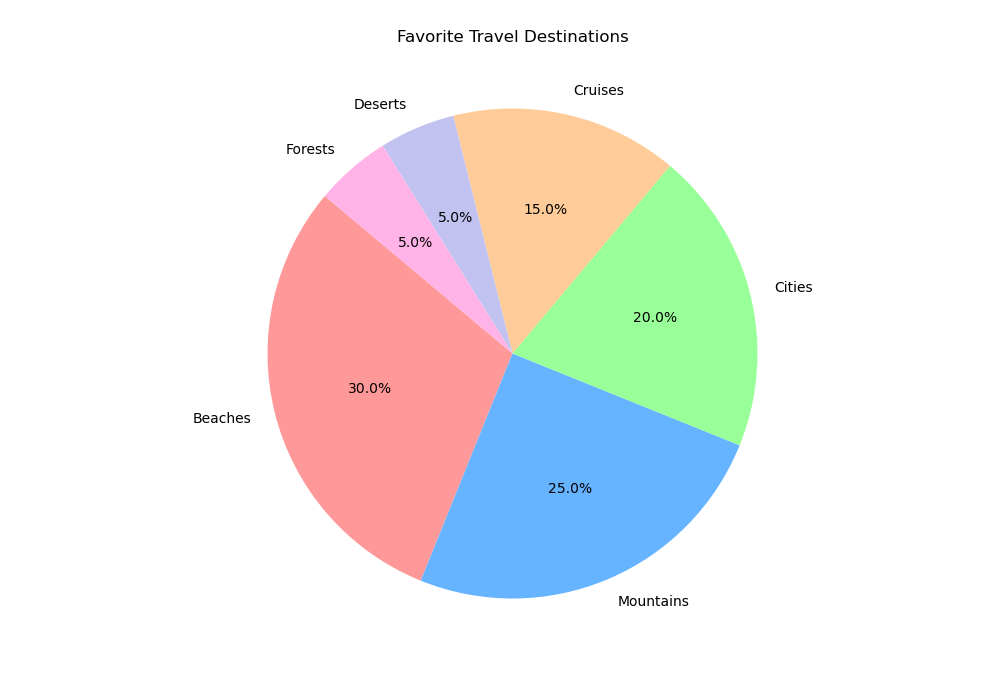

Generate this figure with Python:

import matplotlib.pyplot as plt

# Data
categories = ['Beaches', 'Mountains', 'Cities', 'Cruises', 'Deserts', 'Forests']
percentages = [30, 25, 20, 15, 5, 5]
colors = ['#ff9999', '#66b3ff', '#99ff99', '#ffcc99', '#c2c2f0', '#ffb3e6']

# Pie chart
plt.figure(figsize=(10, 7))
plt.pie(percentages, labels=categories, colors=colors, autopct='%1.1f%%', startangle=140)
plt.axis('equal')

# Title
plt.title('Favorite Travel Destinations', pad=30)

# Display the chart
plt.show()
